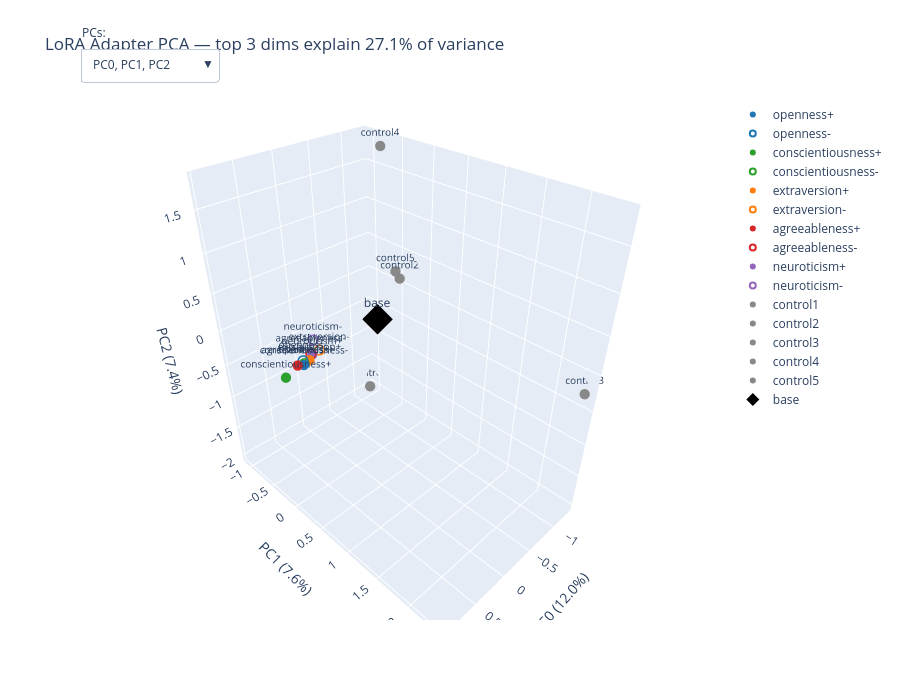

Notebook source saved alongside this figure:
### Code cell
import plotly.graph_objects as go

# Interactive 3D scatter of the persona adapters in PC space.
# Uses the shared TRAIT_COLORS / persona_color / persona_symbol helpers
# defined above, so the 2D journal-ready figure below matches.
coords = pca_result.input_coords
explained = pca_result.explained_variance
persona_names = persona_collection.names

print(f"coords.shape={tuple(coords.shape)}, explained.shape={tuple(explained.shape)}")
assert coords.ndim == 2, f"expected 2D coords, got shape {tuple(coords.shape)}"
n_pcs = coords.shape[1]
if n_pcs < 3:
    raise RuntimeError(f"Need >=3 PCs for 3D plot, got {n_pcs}")

combos = [(i, i+1, i+2) for i in range(n_pcs - 2)]

n_personas = len(persona_names)
fig = go.Figure()

for combo in combos:
    x_pc, y_pc, z_pc = combo
    for i, persona in enumerate(persona_names):
        is_base = persona == "base"
        color = persona_color(persona)
        fig.add_trace(go.Scatter3d(
            x=[coords[i, x_pc].item()],
            y=[coords[i, y_pc].item()],
            z=[coords[i, z_pc].item()],
            mode='markers+text',
            marker=dict(
                size=10 if is_base else 6,
                color=color,
                symbol=persona_symbol(persona),
                line=dict(color=color, width=2) if persona.endswith("-") else None,
            ),
            text=[persona],
            textposition='top center',
            textfont=dict(size=12 if is_base else 10),
            name=persona,
            visible=(combo == (0, 1, 2)),
            showlegend=(combo == (0, 1, 2)),
        ))

buttons = []
for k, (x_pc, y_pc, z_pc) in enumerate(combos):
    visibility = [False] * (len(combos) * n_personas)
    for j in range(n_personas):
        visibility[k * n_personas + j] = True
    buttons.append(dict(
        method='update',
        label=f"PC{x_pc}, PC{y_pc}, PC{z_pc}",
        args=[
            {'visible': visibility},
            {'scene.xaxis.title': f"PC{x_pc} ({explained[x_pc]:.1%})",
             'scene.yaxis.title': f"PC{y_pc} ({explained[y_pc]:.1%})",
             'scene.zaxis.title': f"PC{z_pc} ({explained[z_pc]:.1%})"},
        ],
    ))

fig.update_layout(
    title=f"LoRA Adapter PCA — top 3 dims explain {explained[:3].sum():.1%} of variance",
    scene=dict(
        xaxis_title=f"PC0 ({explained[0]:.1%})",
        yaxis_title=f"PC1 ({explained[1]:.1%})",
        zaxis_title=f"PC2 ({explained[2]:.1%})",
    ),
    width=900, height=700,
    updatemenus=[dict(
        buttons=buttons,
        direction='down',
        showactive=True,
        x=0.0, y=1.1,
        xanchor='left',
        yanchor='top',
    )],
    annotations=[dict(
        text="PCs:", x=0.0, y=1.15,
        xref="paper", yref="paper",
        showarrow=False,
    )],
)

fig.show()
